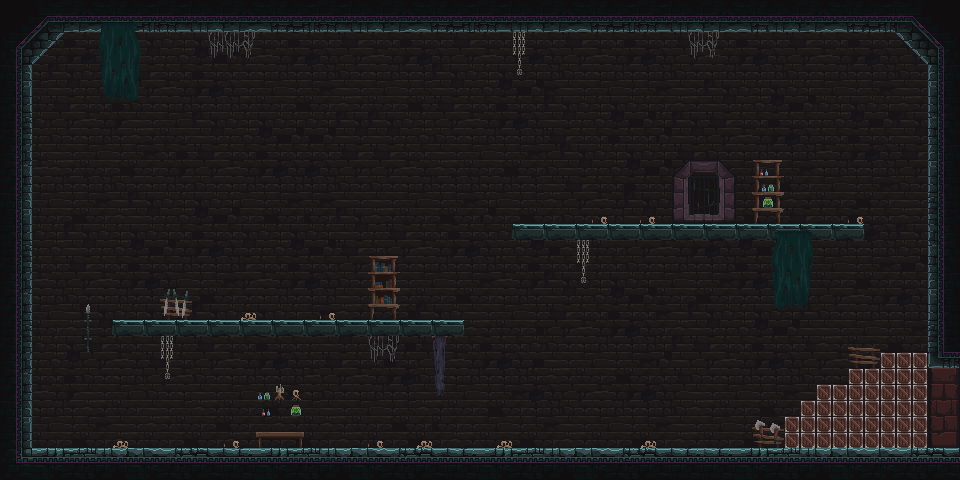

This is a level from a 2D game, rendered from its Tiled map with the project's own tilesets. A one-line summary and the map file follow, with tile-layer data summarised:
An orthogonal 60x30 tile map with 16x16 px tiles, 5 tile layers (backbackground, background, main, decor, ...), 3 tilesets.

<map version="1.4" tiledversion="1.4.3" orientation="orthogonal" renderorder="right-down" width="60" height="30" tilewidth="16" tileheight="16" infinite="0" nextlayerid="6" nextobjectid="1">
 <tileset firstgid="1" source="tsx/main_lev_build.tsx" />
 <tileset firstgid="10241" source="tsx/background4a.tsx" />
 <tileset firstgid="12041" source="tsx/other_and_decorative.tsx" />
 <layer id="1" name="backbackground" width="60" height="30">
  <data>[1800 cells, 0 non-empty, 0 distinct tile ids]</data>
 </layer>
 <layer id="2" name="background" width="60" height="30">
  <data>[1800 cells, 1800 non-empty, 55 distinct tile ids]</data>
 </layer>
 <layer id="3" name="main" width="60" height="30">
  <data>[1800 cells, 1800 non-empty, 119 distinct tile ids]</data>
 </layer>
 <layer id="4" name="decor" width="60" height="30">
  <data>[1800 cells, 1800 non-empty, 111 distinct tile ids]</data>
 </layer>
 <layer id="5" name="closedroom" width="60" height="30">
  <data>[1800 cells, 1800 non-empty, 11 distinct tile ids]</data>
 </layer>
</map>
